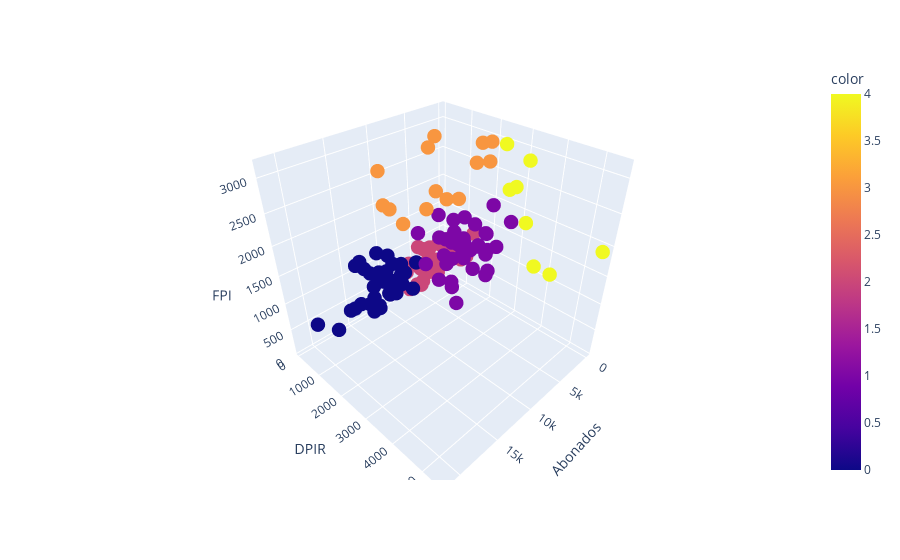

Here is the notebook cell this chart was saved with:
### Markdown cell above
Visualisamos que el gráfico no converge, sino que sigue bajando indefinidamente. Se elige k = 5 porque desde ese punto se percibe que los cambios sucesivos decrecen.

### Code cell
# Elegimos k = 5 a partir de la gráfica
kmeans = KMeans(n_clusters=5, random_state=42)
clusters = kmeans.fit(data)
y_means = kmeans.predict(data)


fig = px.scatter_3d(datosA, x="Abonados", y="DPIR", z="FPI", color=y_means)
fig.update_traces(
    textfont=dict(
        family="Arial",
        size=18,
        color="crimson"  # Change this to your desired color
    ),
    marker=dict(
        size=5
        #color='rgba(135, 206, 250, 0.8)'  # Marker color
    )
)
fig.show()

### Figure 1 — Plotly figure (JSON) as saved in the notebook; plotly's stock layout.template omitted (floating-point values rounded to 4 significant figures; data arrays with more than 128 entries replaced by an {"elided": "..."} marker saying what was removed)
{"data": [{"hovertemplate": "Abonados=%{x}<br>DPIR=%{y}<br>FPI=%{z}<br>color=%{marker.color}<extra></extra>", "legendgroup": "", "marker": {"color": {"elided": "133 int values"}, "coloraxis": "coloraxis", "size": 5, "symbol": "circle"}, "mode": "markers", "name": "", "scene": "scene", "showlegend": false, "textfont": {"color": "crimson", "family": "Arial", "size": 18}, "type": "scatter3d", "x": {"elided": "133 int values"}, "y": {"elided": "133 int values"}, "z": {"elided": "133 int values"}}], "layout": {"coloraxis": {"colorbar": {"title": {"text": "color"}}, "colorscale": [[0, "#0d0887"], [0.1111, "#46039f"], [0.2222, "#7201a8"], [0.3333, "#9c179e"], [0.4444, "#bd3786"], [0.5556, "#d8576b"], [0.6667, "#ed7953"], [0.7778, "#fb9f3a"], [0.8889, "#fdca26"], [1, "#f0f921"]]}, "legend": {"tracegroupgap": 0}, "margin": {"t": 60}, "scene": {"domain": {"x": [0, 1], "y": [0, 1]}, "xaxis": {"title": {"text": "Abonados"}}, "yaxis": {"title": {"text": "DPIR"}}, "zaxis": {"title": {"text": "FPI"}}}}}
